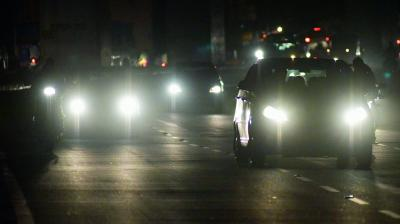
#> input picture Image/dc-Cover-33742117ff1pur6napakf14d06-20160819021607.jpeg, 400 x 224 px
$ jupyter execute TryLightDetection03.ipynb
#> lines starting #> are read from the running program, lines starting #| are printed output that depends on the picture; after the words box and inside, x2 and y2 are one past the last pixel; in counts of white or black regions, pixels touching at a corner belong together
[cell 1]
import PIL as pil
from matplotlib import pyplot as plt
import numpy as np
import math
from datetime import datetime
import cv2

[cell 2]
def img2array(img):
    nrow = img.size[1]
    ncol = img.size[0]
    img_map = img.load()
    myarray = np.zeros([nrow,ncol,3], dtype=np.uint8)
    for i in range(nrow):
        for j in range(ncol):
            myarray[i,j,0] = img_map[j,i][0]
            myarray[i,j,1] = img_map[j,i][1]
            myarray[i,j,2] = img_map[j,i][2]
    return myarray

def rgb2gray(rgb):

    r, g, b = rgb[:,:,0], rgb[:,:,1], rgb[:,:,2]
    gray = 0.2989 * r + 0.5870 * g + 0.1140 * b

    return gray

def imgthreshold(gray, thres):
    nrow = gray.shape[0]
    ncol = gray.shape[1]
    output = np.zeros([nrow,ncol], dtype=np.uint8)
    for i in range(nrow):
        for j in range(ncol):
            if gray[i,j] > thres:
                output[i,j] = 255
    return output

# Try to get the rectangle surrounding the objects
def getRecs(thresimg, max_obj_width, max_obj_height):

    x, y = [], []
    minx = []
    maxx = []
    miny = []
    maxy = []

    nR, nC = thresimg.shape

#     print("nR: ", nR)
#     print("nC: ", nC)

    for i in range(nR):
        for j in range(nC):
            if np.abs(thresimg[i,j]) > 200:
                x.append(j)
                y.append(i)

#     print("len(x): ", len(x))


    tmpx = np.copy(x)
    tmpy = np.copy(y)

    count = 1

    while len(tmpx)>0:
    # for k in range(1):

#         print("count: ", count)

        current_maxx = tmpx[0]
        current_maxy = tmpy[0]
        current_minx = tmpx[0]
        current_miny = tmpy[0]

        current_x = tmpx[0]
        current_y = tmpy[0]

# [6 lines of commented-out code are left out]
        j_max = min (nC, current_x + int(max_obj_width/2)) - current_x
        for j in range(j_max):
            isfound = 0
            for i in range(-int(max_obj_height/2),int(max_obj_height/2)):
                if current_y + i >= 0 and current_y + i < nR and thresimg[current_y + i, current_x + j] > 200:
                    isfound = 1
                    break
            if isfound == 0:
#                 print("j: ", j)
                current_maxx = current_maxx + j
                break
            elif isfound == 1 and j == j_max - 1:
#                 print("j: ", j)
                current_maxx = current_maxx + j


        # get the min x
        j_max = current_x - max(0, current_x - int(max_obj_width/2))
        for j in range(j_max):
            isfound = 0
            for i in range(-int(max_obj_height/2),int(max_obj_height/2)):
                if current_y + i >= 0 and current_y + i < nR and thresimg[current_y + i, current_x - j] > 200:
                    isfound = 1
                    break
            if isfound == 0:
#                 print("j: ", j)
                current_minx = current_minx - j
                break
            elif isfound == 1 and j == j_max - 1:
#                 print("j: ", j)
                current_minx = current_minx - j


        # get the maxy
        i_max = min(nR, current_y + int(max_obj_height/2)) - current_y
        for i in range(i_max):
            isfound = 0
            for j in range(-int(max_obj_width/2),int(max_obj_width/2)):
                if  current_x + j >= current_minx and current_x + j < current_maxx and thresimg[current_y + i, current_x + j] > 200:
                    isfound = 1
                    break
            if isfound == 0:
#                 print("i: ", i)
                current_maxy = current_maxy + i
                break
            elif isfound == 1 and i == i_max - 1:
#                 print("i: ", i)
                current_maxy = current_maxy + i


        # get the miny
        i_max = current_y - max(0, current_y - int(max_obj_height/2))
        for i in range(i_max):
            isfound = 0
            for j in range(-int(max_obj_width/2),int(max_obj_width/2)):
                if current_x + j >= current_minx and current_x + j < current_maxx and thresimg[current_y - i, current_x + j] > 200:
                    isfound = 1
                    break
            if isfound == 0:
#                 print("i: ", i)
                current_miny = current_miny - i
                break
            elif isfound == 1 and i == int(max_obj_height/2) - 1:
#                 print("i: ", i)
                current_miny = current_miny - i


# [4 lines of commented-out code are left out]

        minx.append(current_minx)
        maxx.append(current_maxx)
        miny.append(current_miny)
        maxy.append(current_maxy)

        # Remove the current object
        newx = []
        newy = []

        for i in range(len(tmpx)):
            if tmpx[i] > current_maxx or tmpx[i] < current_minx or tmpy[i] > current_maxy or tmpy[i] < current_miny:
                newx.append(tmpx[i])
                newy.append(tmpy[i])

        tmpx = newx
        tmpy = newy

#         print("new len: ", len(newx))
        count = count + 1


# plt.imshow(orig1_rgb)
# plt.autoscale(False)
# plt.plot(x,y, 'ro')

    return minx, maxx, miny, maxy

def filterUsingWidthHeightRatio(minx, maxx, miny, maxy, ratio_min, ratio_max):
    outminx = []
    outmaxx = []
    outminy = []
    outmaxy = []

    for i in range(len(minx)):
        deltax = maxx[i] - minx[i]
        deltay = maxy[i] - miny[i]
        if deltax/deltay > ratio_min and deltax/deltay < ratio_max:
            outminx.append(minx[i])
            outmaxx.append(maxx[i])
            outminy.append(miny[i])
            outmaxy.append(maxy[i])


    return outminx, outmaxx, outminy, outmaxy

def filterUsingSize(minx, maxx, miny, maxy, thres_size):
    outminx = []
    outmaxx = []
    outminy = []
    outmaxy = []

    for i in range(len(minx)):
        deltax = maxx[i] - minx[i]
        deltay = maxy[i] - miny[i]
        if deltax > thres_size or deltay > thres_size:
            outminx.append(minx[i])
            outmaxx.append(maxx[i])
            outminy.append(miny[i])
            outmaxy.append(maxy[i])


    return outminx, outmaxx, outminy, outmaxy

def couplingLightCandidates(minx, maxx, miny, maxy, diffy_tol):
    not_coupling = []
    coupling_list = []
    for i in range(len(minx)):
        not_coupling.append(i)

    while len(not_coupling) > 1:
        target_idx = not_coupling[0]
        caldidate_idx = not_coupling[1]
        couple_idx  = caldidate_idx
        targetmidy = (maxy[target_idx] + miny[target_idx])/2
        caldidatemidy = (maxy[caldidate_idx] + miny[caldidate_idx])/2
        diffy = abs(caldidatemidy - targetmidy)
#         print("target_idx: ", target_idx)
#         print("caldidate_idx: ", couple_idx)
#         print("diffy: ", diffy)
        if len(not_coupling) > 2:
            for j in range(2,len(not_coupling)):
                caldidate_idx = not_coupling[j]
                caldidatemidy = (maxy[caldidate_idx] + miny[caldidate_idx])/2
# [4 lines of commented-out code are left out]
                if abs(caldidatemidy - targetmidy) < diffy:
                    diffy = abs(caldidatemidy - targetmidy)
                    couple_idx = caldidate_idx

        new_not_coupling = []

        if diffy > diffy_tol:
            for j in range(len(not_coupling)):
                if not_coupling[j] != target_idx:
                    new_not_coupling.append(not_coupling[j])
        else:
            coupling_list.append((target_idx, couple_idx))
            for j in range(len(not_coupling)):
                if not_coupling[j] != target_idx  and not_coupling[j] != couple_idx:
                    new_not_coupling.append(not_coupling[j])


        not_coupling = new_not_coupling


    return coupling_list

def getCouplingList(myminx, mymaxx, myminy, mymaxy, mycoupling_list, y_tol, y_ratmin, y_ratmax, x_ratmin, x_ratmax):
    outputCouplingList = []
    for i in range(len(mycoupling_list)):
        target_idx, couple_idx = mycoupling_list[i]
        print( target_idx , " " , couple_idx)
        targetmidy = (mymaxy[target_idx] + myminy[target_idx])/2
        couplemidy = (mymaxy[couple_idx] + myminy[couple_idx])/2
        diffy = abs(couplemidy - targetmidy)
        targetdeltax = mymaxx[target_idx] - myminx[target_idx]
        coupledeltax = mymaxx[couple_idx] - myminx[couple_idx]
        targetdeltay = mymaxy[target_idx] - myminy[target_idx]
        coupledeltay = mymaxy[couple_idx] - myminy[couple_idx]
        print("targetmaxy: ", mymaxy[target_idx])
        print("targetminy: ", myminy[target_idx])
        print("couplemaxy: ", mymaxy[couple_idx])
        print("coupleminy: ", myminy[couple_idx])
        print("diffy: ", diffy)
        print("targetdeltax: ", targetdeltax)
        print("targetdeltay: ", targetdeltay)
        print("coupledeltax: ", coupledeltax)
        print("coupledeltay: ", coupledeltay)

        if diffy < y_tol and coupledeltax/targetdeltax > x_ratmin and coupledeltax/targetdeltax < x_ratmax and coupledeltay/targetdeltay > y_ratmin and coupledeltay/targetdeltay < y_ratmax:
            outputCouplingList.append(mycoupling_list[i])

    return outputCouplingList

def getCoupleRecs(myminx, mymaxx, myminy, mymaxy, mycoupling_list):
    outminx = []
    outmaxx = []
    outminy = []
    outmaxy = []
    for i in range(len(mycoupling_list)):
        target_idx, couple_idx = mycoupling_list[i]
        outminx.append(min(myminx[target_idx], myminx[couple_idx]))
        outmaxx.append(max(mymaxx[target_idx], mymaxx[couple_idx]))
        outminy.append(min(myminy[target_idx], myminy[couple_idx]))
        outmaxy.append(max(mymaxy[target_idx], mymaxy[couple_idx]))

    return outminx, outmaxx, outminy, outmaxy

[cell 3]
# dc-Cover-33742117ff1pur6napakf14d06-20160819021607.jpeg
orig1 = cv2.imread("../Image/dc-Cover-33742117ff1pur6napakf14d06-20160819021607.jpeg")
#> orig1 is the input picture: shape (224, 400, 3); mean B, G, R 61.3, 72.7, 69.8
orig1_rgb = cv2.cvtColor(orig1, cv2.COLOR_BGR2RGB)

plt.imshow(orig1_rgb)

[cell 4]
grayscale = cv2.cvtColor(orig1_rgb, cv2.COLOR_RGB2GRAY)
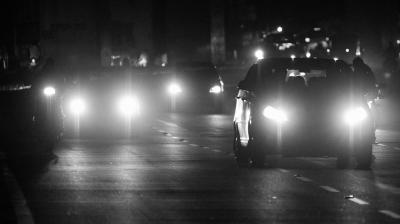
#> grayscale: shape (224, 400); min 2, max 255, mean 70.5
plt.imshow(grayscale, cmap='gray')

[cell 5]
dst = cv2.calcHist(grayscale, [0], None, [256], [0,256])
#> dst = 256 values, max 99 at index 9, min 0 at index 0, mean 1.56

plt.hist(grayscale.ravel(),256,[0,256])
plt.title('Histogram for gray scale image')
plt.show()
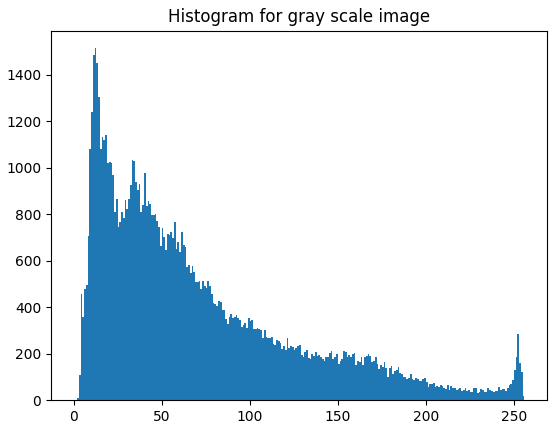
#> figure drawn by matplotlib, 1 panel; tallest bar 1515 high, from x = 12 to 13

[cell 6]
thresimg = imgthreshold(grayscale, 240)
#> after the loop in imgthreshold, `for i in range(nrow):`:
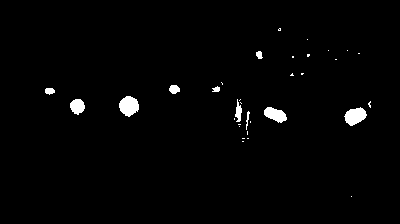
#> output: shape (224, 400); 1.6% white; 33 white regions (23 under 20 px), largest, box (x1, y1, x2, y2) and area: (119, 96, 139, 117) 304, (344, 107, 367, 126) 286, (264, 107, 287, 123) 236
plt.imshow(thresimg, cmap='gray')

[cell 7]
# Finding the squares
myminx, mymaxx, myminy, mymaxy = getRecs(thresimg, 80, 80)
#> myminx = 29 values, max 367 at index 18, min 44 at index 14, mean 256.5; mymaxx = 29 values, max 371 at index 18, min 55 at index 14, mean 265.1; myminy = 29 values from 27 to 195; mymaxy = 29 values, max 197 at index 28, min 31 at index 0, mean 97.34
# filter using ratio
myminx, mymaxx, myminy, mymaxy = filterUsingWidthHeightRatio(myminx, mymaxx, myminy, mymaxy, 0.5, 1.5)
#> the loop in filterUsingWidthHeightRatio, `for i in range(len(minx)):` made 29 passes
#> (deltax, deltay) on passes 1 to 12: (4, 4), (4, 2), (2, 2), (2, 2), (8, 9), (3, 2), (4, 4), (5, 3), (3, 2), (5, 4), (4, 3), (3, 4)
#> after the loop in filterUsingWidthHeightRatio, `for i in range(len(minx)):`: outmaxx = [281, 329, 348, 263, 310, 294, 304, 223, 180, 220, 55, 139, 85, 287, 367, 251, 352]; outmaxy = [31, 51, 51, 59, 57, 76, 75, 85, 94, 92, 95, 117, 115, 123, 126, 135, 197]; outminx = [277, 327, 346, 255, 306, 289, 300, 220, 168, 211, 44, 118, 69, 263, 343, 245, 350]; outminy = [27, 49, 49, 50, 53, 72, 72, 81, 84, 85, 87, 95, 98, 106, 106, 130, 195]
#> myminx has the same summary as outminx in filterUsingWidthHeightRatio; mymaxx has the same summary as outmaxx in filterUsingWidthHeightRatio; myminy has the same summary as outminy in filterUsingWidthHeightRatio; mymaxy has the same summary as outmaxy in filterUsingWidthHeightRatio
# filter using size
myminx, mymaxx, myminy, mymaxy = filterUsingSize(myminx, mymaxx, myminy, mymaxy, 8)
#> the loop in filterUsingSize, `for i in range(len(minx)):` made 17 passes
#> (deltax, deltay) on passes 1 to 12: (4, 4), (2, 2), (2, 2), (8, 9), (4, 4), (5, 4), (4, 3), (3, 4), (12, 10), (9, 7), (11, 8), (21, 22)
#> after the loop in filterUsingSize, `for i in range(len(minx)):`: outmaxx = [263, 180, 220, 55, 139, 85, 287, 367]; outmaxy = [59, 94, 92, 95, 117, 115, 123, 126]; outminx = [255, 168, 211, 44, 118, 69, 263, 343]; outminy = [50, 84, 85, 87, 95, 98, 106, 106]
#> myminx = [255, 168, 211, 44, 118, 69, 263, 343]; mymaxx = [263, 180, 220, 55, 139, 85, 287, 367]; myminy = [50, 84, 85, 87, 95, 98, 106, 106]; mymaxy = [59, 94, 92, 95, 117, 115, 123, 126]
# Coupling the

[cell 8]
import matplotlib
f, axarr = plt.subplots(1,1, figsize=(20, 20))
axarr.imshow(orig1_rgb)
for i in range(len(myminx)):
    current_minx = myminx[i]
    current_maxx = mymaxx[i]
    current_miny = myminy[i]
    current_maxy = mymaxy[i]
    delta_x = current_maxx - current_minx
    delta_y = current_maxy - current_miny
    axarr.add_patch( matplotlib.patches.Rectangle((current_minx, current_miny), delta_x, delta_y, fc ='none', ec='g', lw = 2))
#> this loop made 8 passes
#> (current_minx, current_maxx, current_miny, current_maxy, delta_x, delta_y) on passes 1 to 8: (255, 263, 50, 59, 8, 9), (168, 180, 84, 94, 12, 10), (211, 220, 85, 92, 9, 7), (44, 55, 87, 95, 11, 8), (118, 139, 95, 117, 21, 22), (69, 85, 98, 115, 16, 17), (263, 287, 106, 123, 24, 17), (343, 367, 106, 126, 24, 20)
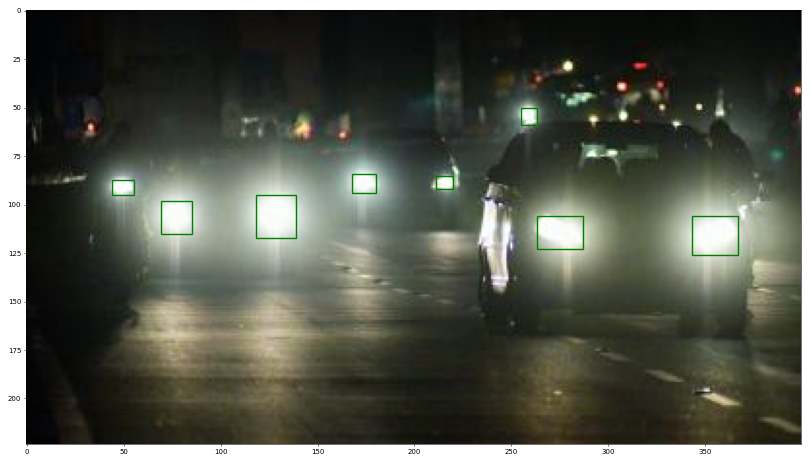
#> figure drawn by matplotlib, 1 panel

[cell 9]
# Get the coupling candidate
mycoupling_list = couplingLightCandidates(myminx, mymaxx, myminy, mymaxy, 10)
#> the loop in couplingLightCandidates, `for i in range(len(minx)):` made 8 passes
#> after the loop in couplingLightCandidates, `for i in range(len(minx)):`: not_coupling = [0, 1, 2, 3, 4, 5, 6, 7]
#> the loop in couplingLightCandidates, `while len(not_coupling) > 1:` made 5 passes
#> (target_idx, targetmidy, not_coupling) on passes 1 to 4: (0, 54.5, [1, 2, 3, 4, 5, 6, 7]), (1, 89, [3, 4, 5, 6, 7]), (3, 91, [4, 5, 6, 7]), (4, 106, [6, 7])
#> (target_idx, targetmidy) on pass 5: (6, 114.5)
#> after the loop in couplingLightCandidates, `while len(not_coupling) > 1:`: coupling_list = [(1, 2), (4, 5), (6, 7)]
#> mycoupling_list = [(1, 2), (4, 5), (6, 7)]
# Validate using rules
getCouplingList(myminx, mymaxx, myminy, mymaxy, mycoupling_list, 10, 0.3, 1.8, 0.3, 1.8)
#> the loop in getCouplingList, `for i in range(len(mycoupling_list)):` made 3 passes
#> (target_idx, couple_idx, targetmidy, couplemidy, diffy, targetdeltax, coupledeltax, targetdeltay) on passes 1 to 3: (1, 2, 89, 88.5, 0.5, 12, 9, 10), (4, 5, 106, 106.5, 0.5, 21, 16, 22), (6, 7, 114.5, 116, 1.5, 24, 24, 17)
#> (printed output is left out)
#> Out = [(1, 2), (4, 5), (6, 7)]

[cell 10]
coupleminx, couplemaxx, coupleminy, couplemaxy = getCoupleRecs(myminx, mymaxx, myminy, mymaxy, mycoupling_list)
#> the loop in getCoupleRecs, `for i in range(len(mycoupling_list)):` made 3 passes
#> after the loop in getCoupleRecs, `for i in range(len(mycoupling_list)):`: outmaxx = [220, 139, 367]; outmaxy = [94, 117, 126]; outminx = [168, 69, 263]; outminy = [84, 95, 106]
#> coupleminx = [168, 69, 263]; couplemaxx = [220, 139, 367]; coupleminy = [84, 95, 106]; couplemaxy = [94, 117, 126]

[cell 11]
import matplotlib
f, axarr = plt.subplots(1,1, figsize=(20, 20))
axarr.imshow(orig1_rgb)
for i in range(len(coupleminx)):
    current_minx = coupleminx[i]
    current_maxx = couplemaxx[i]
    current_miny = coupleminy[i]
    current_maxy = couplemaxy[i]
    delta_x = current_maxx - current_minx
    delta_y = current_maxy - current_miny
    axarr.add_patch( matplotlib.patches.Rectangle((current_minx, current_miny), delta_x, delta_y, fc ='none', ec='g', lw = 2))
#> this loop made 3 passes
#> (current_minx, current_maxx, current_miny, current_maxy, delta_x, delta_y) on passes 1 to 3: (168, 220, 84, 94, 52, 10), (69, 139, 95, 117, 70, 22), (263, 367, 106, 126, 104, 20)
